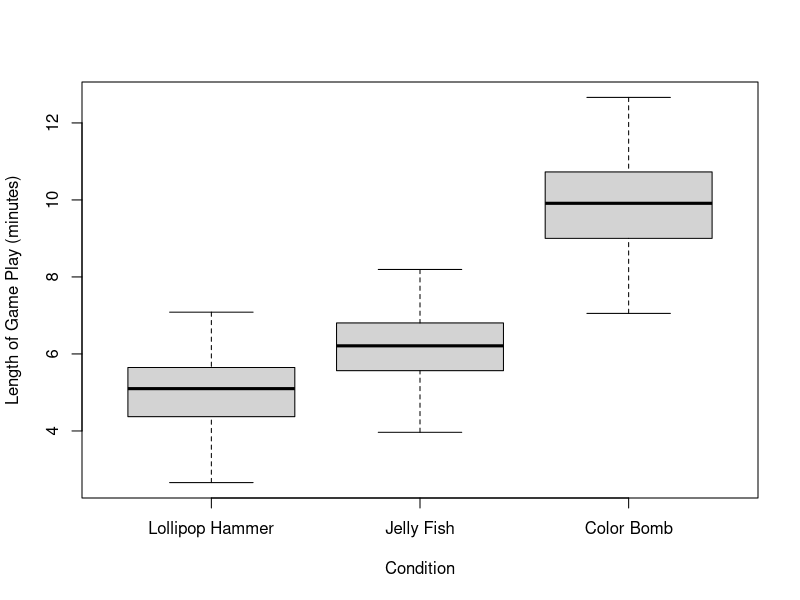
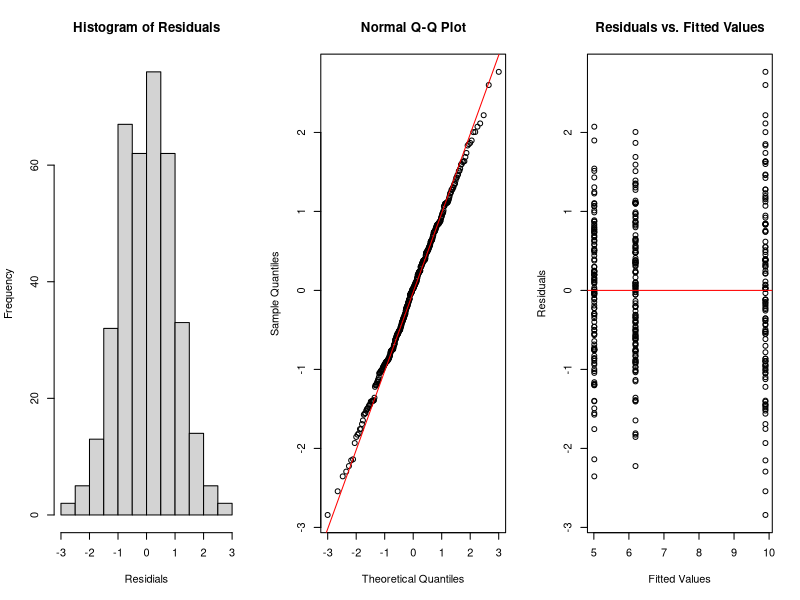

Source code (R) for these figures, in order:
## Candy Crush F-test Example

## Change working directory
setwd(dir = "/Users/nstevens/Dropbox/Teaching/STAT_430/Spring_2020/R Stuff/")

## Read in the data
candy <- read.csv(file = "candycrush.csv", header = T)

## Plot the data
boxplot(time ~ booster, data = candy, xaxt = "n", ylab = "Length of Game Play (minutes)", xlab = "Condition")
axis(side = 1, at = c(1,2,3), labels = c("Lollipop Hammer", "Jelly Fish", "Color Bomb"))

## Perform the test by fitting a linear regression model
model <- lm(time ~ factor(booster), data = candy)
summary(model)
anova(model)

## Check model assumptions 
par(mfrow=c(1,3))
hist(model$residuals, xlab = "Residials", main = "Histogram of Residuals")
qqnorm(model$residuals)
qqline(model$residuals, col = "red")
plot(x = model$fitted.values, y = model$residuals, xlab = "Fitted Values", ylab = "Residuals", main = "Residuals vs. Fitted Values")
abline(h = 0, col = "red")